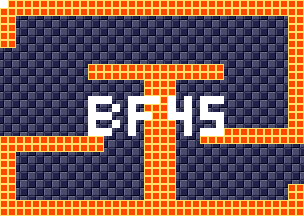

Tiled map render using the project's own tile images. Description and the map definition, with tile-layer contents summarised, below:
An orthogonal 38x27 tile map with 8x8 px tiles, 4 tile layers (background, foreground, room numbers, Objects), 15 tilesets.

<map version="1.5" tiledversion="1.7.1" orientation="orthogonal" renderorder="right-down" width="38" height="27" tilewidth="8" tileheight="8" infinite="0" nextlayerid="11" nextobjectid="1">
 <tileset firstgid="1" source="tilesheets/tsKarniMata.tsx" />
 <tileset firstgid="1025" source="tilesheets/tsVoodooWasp.tsx" />
 <tileset firstgid="2049" source="tilesheets/tsBurial.tsx" />
 <tileset firstgid="3073" source="tilesheets/tsBlueTemple.tsx" />
 <tileset firstgid="4097" source="tilesheets/tsGoddess.tsx" />
 <tileset firstgid="5121" source="tilesheets/tsKonark.tsx" />
 <tileset firstgid="6145" name="sEnemies" tilewidth="8" tileheight="8" tilecount="1024" columns="32">
  <image source="../grapx/tilesheets/sObjects.bmp" trans="ff94ff" width="256" height="256" />
 </tileset>
 <tileset firstgid="7169" source="tilesheets/tsIceTemple.tsx" />
 <tileset firstgid="8193" source="tilesheets/tsLavaArea.tsx" />
 <tileset firstgid="9217" source="tilesheets/tsBossArea.tsx" />
 <tileset firstgid="10241" source="tilesheets/tsPegu.tsx" />
 <tileset firstgid="11265" source="tilesheets/sTiwanakuTemple.tsx" />
 <tileset firstgid="12289" source="tilesheets/sIndraTemple.tsx" />
 <tileset firstgid="13313" source="tilesheets/sTeleport.tsx" />
 <tileset firstgid="14337" source="tilesheets/sObjects.tsx" />
 <layer id="2" name="background" width="38" height="27">
  <data>[1026 cells, 1026 non-empty, 2 distinct tile ids]</data>
 </layer>
 <layer id="1" name="foreground" width="38" height="27">
  <data>[1026 cells, 350 non-empty, 1 distinct tile ids]</data>
 </layer>
 <layer id="7" name="room numbers" width="38" height="27">
  <data>[1026 cells, 44 non-empty, 1 distinct tile ids]</data>
 </layer>
 <layer id="10" name="Objects" width="38" height="27">
  <data>[1026 cells, 0 non-empty, 0 distinct tile ids]</data>
 </layer>
</map>
